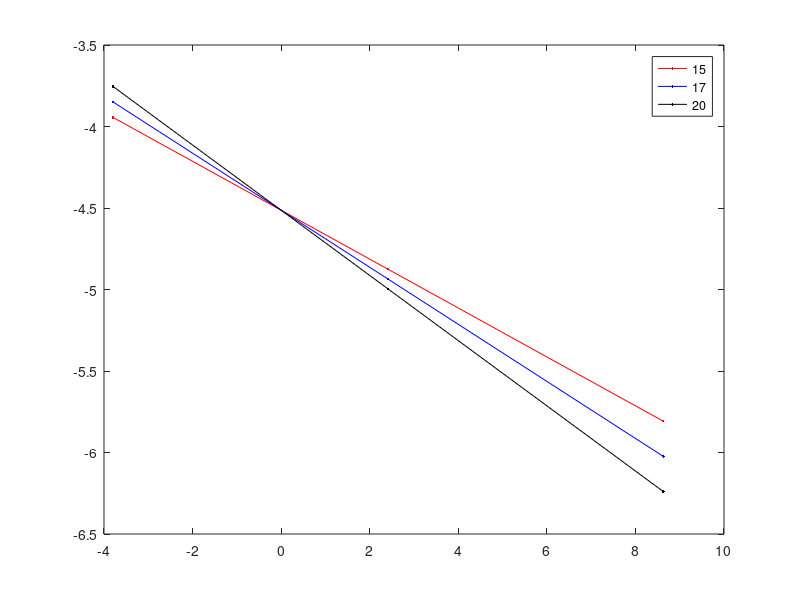
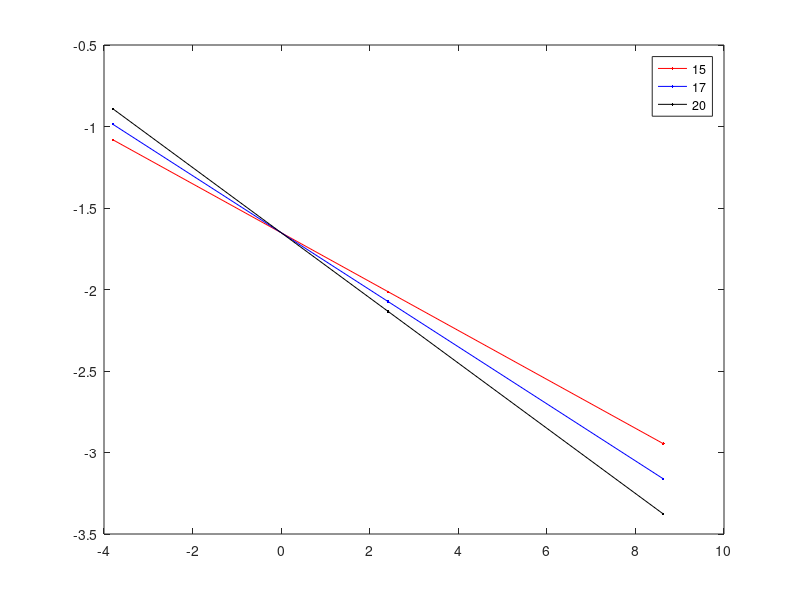

The MATLAB script that drew these images, in order:
clear all
close all

%!Individual Mass (g)
M_s = 10^((log10(0.001)+log10(0.5))/2);
M_m = 10^((log10(0.5)+log10(250))/2);
M_l = 10^((log10(250)+log10(125000))/2);
m=[M_s; M_m; M_l];

kt=0.0855;
amet = 4;
bpow = 0.175;
T = 10;

% Metabolism
met15 = (exp(kt*(T-10.0)) .* amet .* m.^(-0.15)) ./365.0;
met17 = (exp(kt*(T-10.0)) .* amet .* m.^(-0.175)) ./365.0;
met20 = (exp(kt*(T-10.0)) .* amet .* m.^(-0.2)) ./365.0;

%Enc
A15 = (exp(0.063*(T-10.0)) .* 70 .* m.^(-0.15)) ./365.0;
A17 = (exp(0.063*(T-10.0)) .* 70 .* m.^(-0.175)) ./365.0;
A20 = (exp(0.063*(T-10.0)) .* 70 .* m.^(-0.20)) ./365.0;

%%
figure(1)
plot(log(m),log(met15),'r.-'); hold on;
plot(log(m),log(met17),'b.-'); hold on;
plot(log(m),log(met20),'k.-'); hold on;
legend('15','17','20')

figure(2)
plot(log(m),log(A15),'r.-'); hold on;
plot(log(m),log(A17),'b.-'); hold on;
plot(log(m),log(A20),'k.-'); hold on;
legend('15','17','20')
